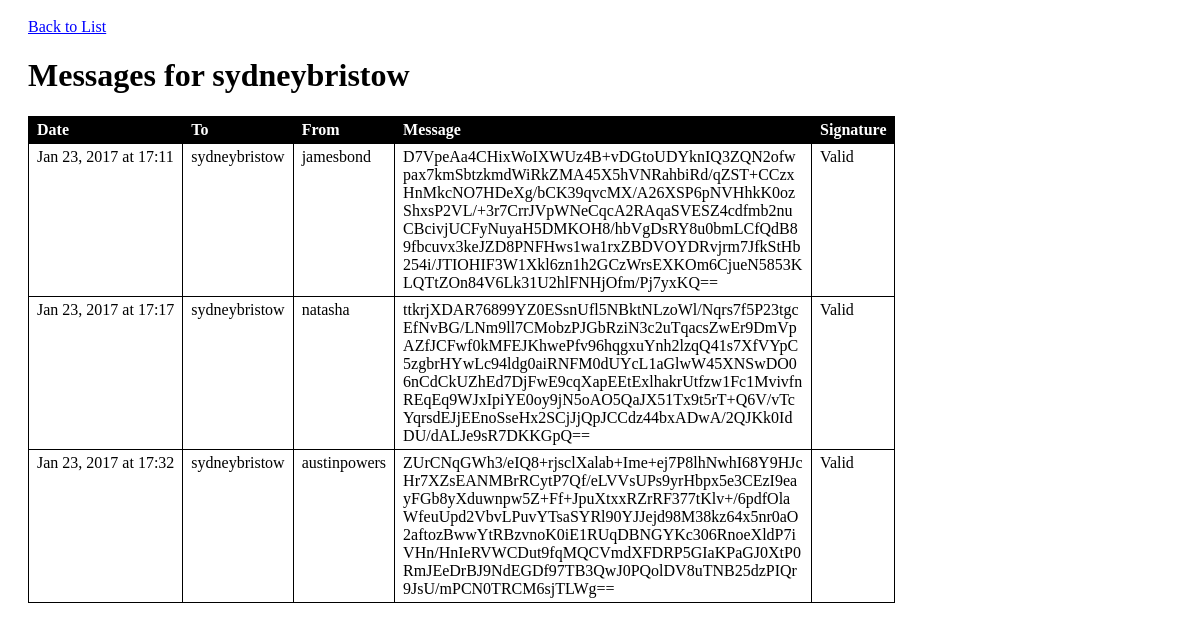
The app's page /apex/public/agents/messages.php?id=4 with its own data.
### tables this page shows
CREATE TABLE `agents` (
  `id` int(11) NOT NULL AUTO_INCREMENT,
  `codename` varchar(255) DEFAULT NULL,
  `public_key` text,
  `private_key` text,
  PRIMARY KEY (`id`)
);

CREATE TABLE `messages` (
  `id` int(11) NOT NULL AUTO_INCREMENT,
  `sender_id` int(11) DEFAULT NULL,
  `recipient_id` int(11) DEFAULT NULL,
  `cipher_text` text,
  `signature` text,
  `created_at` datetime DEFAULT NULL,
  PRIMARY KEY (`id`)
);

### apex/private/functions.php (called while the page is built, shortened)
<?php
  function h($string="") {
    return htmlspecialchars($string);
  }
  function url_for($script_path) {
    return DOC_ROOT . $script_path;
  }
?>

### apex/private/database.php (called while the page is built, shortened)
<?php
  function db_connect() {
    $connection = mysqli_connect(DB_SERVER, DB_USER, DB_PASS, DB_NAME);
    return $connection;
  }
  function db_query($connection, $sql) {
    $result_set = mysqli_query($connection, $sql);
    return $result_set;
  }
  function db_fetch_assoc($result_set) {
    return mysqli_fetch_assoc($result_set);
  }
  function db_escape($connection, $string) {
    return mysqli_real_escape_string($connection, $string);
  }
?>

### apex/private/query_functions.php (called while the page is built, shortened)
<?php
  function find_agent_by_id($id=0) {
    global $db;
    $sql = "SELECT * FROM agents ";
    $sql .= "WHERE id='" . h(db_escape(db_connect(),$id)) . "';";
    $result = db_query($db, $sql);
    return $result;
  }
  function find_messages_for($recipient_id) {
    global $db;
    $sql = "SELECT * FROM messages ";
    $sql .= "WHERE recipient_id = '" . db_escape($db, $recipient_id) . "' ";
    $sql .= "ORDER BY created_at ASC;";
    $result = db_query($db, $sql);
    return $result;
  }
?>

### apex/private/crypto_functions.php (called while the page is built, shortened)
<?php
function verify_signature($data, $signature, $public_key) {
  $raw_signature = base64_decode($signature);
  return openssl_verify($data, $raw_signature, $public_key);
  $modified_data = $data . "extra content";
  return openssl_verify($modified_data, $signature, $public_key);
}
?>

### apex/public/agents/messages.php (the view, shortened to what this page needs)
<?php
  require_once('../../private/initialize.php');
  $id = $_GET['id'];
  $agent_result = find_agent_by_id($id);
  $agent = db_fetch_assoc($agent_result);
  $message_result = find_messages_for($agent['id']);
?>
<!doctype html>
<html lang="en">
  <head>
    <link rel="stylesheet" media="all" href="<?php echo DOC_ROOT . '/includes/styles.css'; ?>" />
  </head>
  <body>
    <a href="<?php echo url_for('/agents/index.php') ?>">Back to List</a>
    <br/>
    <h1>Messages for <?php echo h($agent['codename']); ?></h1>
    <table>
      <tr>
        <th>Date</th>
        <th>To</th>
        <th>From</th>
        <th>Message</th>
        <th>Signature</th>
      </tr>
      <?php while($message = db_fetch_assoc($message_result)) { ?>
        <?php
          $created_at = strtotime($message['created_at']);
          $send_agent_result = find_agent_by_id($message['sender_id']);
          $send_agent = db_fetch_assoc($send_agent_result);
          $sender['codename'] = $send_agent['codename'];
          if($current_user['id'] == $agent['id'])
          {
            $message_text = pkey_decrypt($message['cipher_text'],$agent['private_key']);
          }else if($current_user['id'] != $agent['id']){
            $message_text = $message['cipher_text'];
          }
          $result = verify_signature($message['cipher_text'],
                                     $message['signature'],$send_agent['public_key']);
          $validity_text = $result === 1 ? 'Valid' : 'Not valid';
        ?>
        <tr>
          <td><?php echo h(strftime('%b %d, %Y at %H:%M', $created_at)); ?></td>
          <td><?php echo h($agent['codename']); ?></td>
          <td><?php echo h($sender['codename']); ?></td>
          <td class="message"><?php echo h($message_text); ?></td>
          <td class="message"><?php echo h($validity_text); ?></td>
        </tr>
      <?php } ?>
    </table>
  </body>
</html>

### apex/public/includes/styles.css (style rules this page uses)
body { padding: 10px 20px; }
a, a:visited { color: blue; }
table { border-collapse: collapse; min-width: 600px; }
table tr th { border: 1px solid black; color: white; background: black; text-align: left; padding: 0.25em 0.5em; }
table tr td { border: 1px solid black; vertical-align: top; padding: 0.25em 0.5em; }
td.message { max-width: 400px; word-wrap: break-word; }

### records on screen
agents: codename "sydneybristow"
messages: created_at "Jan 23, 2017 at 17:11", codename "jamesbond", cipher_text "D7VpeAa4CHixWoIXWUz4B+vDGtoUDYknIQ3ZQN2ofwpax7kmSbtzkmdWiRkZMA45X5hVNRahbiRd/qZST+CCzxHnMkcNO7HDeXg/bCK39qvcMX/A26XSP6pNVHhkK0ozShxsP2VL/+3r7CrrJVpWNeCqcA2RAqaSVESZ4cdfmb2nuCBcivjUCFyNuyaH5DMKOH8/hbVgDsRY8u0bmLCfQdB89fbcuvx3keJZD8PNFHws1wa1rxZBDVOYDRvjrm7JfkStHb254i/JTIOHIF3W1Xkl6zn1h2GCzWrsEXKOm6CjueN5853KLQTtZOn84V6Lk31U2hlFNHjOfm/Pj7yxKQ==", validity_text "Valid"
messages: created_at "Jan 23, 2017 at 17:17", codename "natasha", cipher_text "ttkrjXDAR76899YZ0ESsnUfl5NBktNLzoWl/Nqrs7f5P23tgcEfNvBG/LNm9ll7CMobzPJGbRziN3c2uTqacsZwEr9DmVpAZfJCFwf0kMFEJKhwePfv96hqgxuYnh2lzqQ41s7XfVYpC5zgbrHYwLc94ldg0aiRNFM0dUYcL1aGlwW45XNSwDO06nCdCkUZhEd7DjFwE9cqXapEEtExlhakrUtfzw1Fc1MvivfnREqEq9WJxIpiYE0oy9jN5oAO5QaJX51Tx9t5rT+Q6V/vTcYqrsdEJjEEnoSseHx2SCjJjQpJCCdz44bxADwA/2QJKk0IdDU/dALJe9sR7DKKGpQ==", validity_text "Valid"
messages: created_at "Jan 23, 2017 at 17:32", codename "austinpowers", cipher_text "ZUrCNqGWh3/eIQ8+rjsclXalab+Ime+ej7P8lhNwhI68Y9HJcHr7XZsEANMBrRCytP7Qf/eLVVsUPs9yrHbpx5e3CEzI9eayFGb8yXduwnpw5Z+Ff+JpuXtxxRZrRF377tKlv+/6pdfOlaWfeuUpd2VbvLPuvYTsaSYRl90YJJejd98M38kz64x5nr0aO2aftozBwwYtRBzvnoK0iE1RUqDBNGYKc306RnoeXldP7iVHn/HnIeRVWCDut9fqMQCVmdXFDRP5GIaKPaGJ0XtP0RmJEeDrBJ9NdEGDf97TB3QwJ0PQolDV8uTNB25dzPIQr9JsU/mPCN0TRCM6sjTLWg==", validity_text "Valid"
